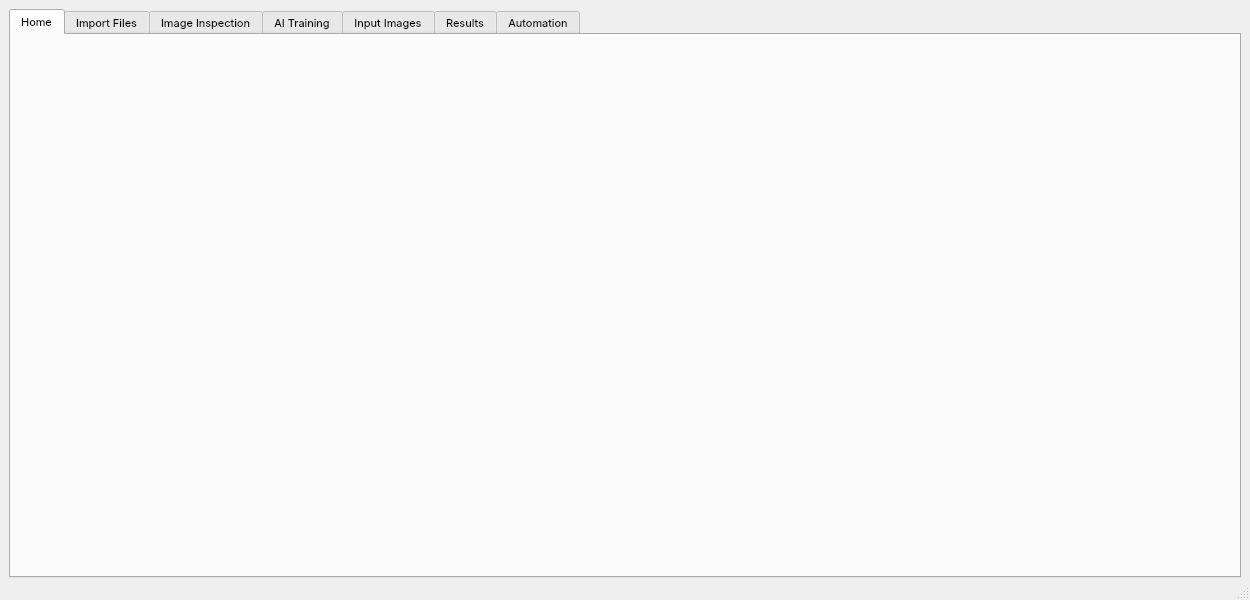
<?xml version="1.0" encoding="UTF-8"?>
<ui version="4.0">
 <class>MainWindow</class>
 <widget class="QMainWindow" name="MainWindow">
  <property name="geometry">
   <rect>
    <x>0</x>
    <y>0</y>
    <width>1250</width>
    <height>600</height>
   </rect>
  </property>
  <property name="minimumSize">
   <size>
    <width>1250</width>
    <height>600</height>
   </size>
  </property>
  <property name="windowTitle">
   <string>Rapid Classification AI Trainer</string>
  </property>
  <property name="windowIcon">
   <iconset resource="../Resources/UI_Icons.qrc">
    <normaloff>:/RCAIT.ico</normaloff>:/RCAIT.ico</iconset>
  </property>
  <property name="styleSheet">
      <string notr="true">QGroupBox {
          border: 2px solid rgb(218,218,218);
          border-radius: 10px;
          margin-top: 6px;
          }
          QGroupBox::title {
          subcontrol-origin: margin;
          left: 12px;
          padding: 0px 3px 0px 3px;
          }

          QScrollBar:horizontal
          {
          height: 15px;
          margin: 3px 15px 3px 15px;
          border: 1px transparent #2A2929;
          border-radius: 4px;
          background-color: #FAFAFA; /* white bg */
          }

          QScrollBar::handle:horizontal
          {
        background-color: #C2C2C2;      /* grey */
        min-width: 5px;
        border-radius: 4px;
    }

    QScrollBar::add-line:horizontal
    {
        margin: 0px 3px 0px 3px;
        border-image: url(:/UISymbols/UI_Triangle_Right.svg);
        width: 10px;
        height: 10px;
        subcontrol-position: right;
        subcontrol-origin: margin;
    }

    QScrollBar::sub-line:horizontal
    {
        margin: 0px 3px 0px 3px;
        border-image: url(:/UISymbols/UI_Triangle_Left.svg);
        height: 10px;
        width: 10px;
        subcontrol-position: left;
        subcontrol-origin: margin;
    }

    QScrollBar::add-line:horizontal:hover,QScrollBar::add-line:horizontal:on
    {
        border-image: url(:/UISymbols/UI_Triangle_Right.svg);
        height: 10px;
        width: 10px;
        subcontrol-position: right;
        subcontrol-origin: margin;
    }


    QScrollBar::sub-line:horizontal:hover, QScrollBar::sub-line:horizontal:on
    {
        border-image: url(:/UISymbols/UI_Triangle_Left.svg);
        height: 10px;
        width: 10px;
        subcontrol-position: left;
        subcontrol-origin: margin;
    }

    QScrollBar::up-arrow:horizontal, QScrollBar::down-arrow:horizontal
    {
        background: none;
    }


    QScrollBar::add-page:horizontal, QScrollBar::sub-page:horizontal
    {
        background: none;
    }

    QScrollBar:vertical
    {
        background-color: #FAFAFA;  /* white */
        width: 15px;
        margin: 15px 3px 15px 3px;
        border: 1px transparent #2A2929;
        border-radius: 4px;
    }

    QScrollBar::handle:vertical
    {
        background-color: #C2C2C2;         /* grey */
        min-height: 5px;
        border-radius: 4px;
    }

    QScrollBar::sub-line:vertical
    {
        margin: 3px 0px 3px 0px;
        border-image: url(:/UISymbols/UI_Triangle_Top.svg);
        height: 10px;
        width: 10px;
        subcontrol-position: top;
        subcontrol-origin: margin;
    }

    QScrollBar::add-line:vertical
    {
        margin: 3px 0px 3px 0px;
        border-image: url(:/UISymbols/UI_Triangle_Bottom.svg);
        height: 10px;
        width: 10px;
        subcontrol-position: bottom;
        subcontrol-origin: margin;
    }

    QScrollBar::sub-line:vertical:hover,QScrollBar::sub-line:vertical:on
    {
        border-image: url(:/UISymbols/UI_Triangle_Top.svg);
        height: 10px;
        width: 10px;
        subcontrol-position: top;
        subcontrol-origin: margin;
    }

    QScrollBar::add-line:vertical:hover, QScrollBar::add-line:vertical:on
    {
        border-image: url(:/UISymbols/UI_Triangle_Bottom.svg);
        height: 10px;
        width: 10px;
        subcontrol-position: bottom;
        subcontrol-origin: margin;
    }

    QScrollBar::up-arrow:vertical, QScrollBar::down-arrow:vertical
    {
        background: none;
    }

    QScrollBar::add-page:vertical, QScrollBar::sub-page:vertical
    {
        background: none;
    }</string>
  </property>
  <property name="iconSize">
   <size>
    <width>128</width>
    <height>128</height>
   </size>
  </property>
  <widget class="QWidget" name="centralwidget">
   <layout class="QGridLayout" name="gridLayout">
    <property name="bottomMargin">
     <number>0</number>
    </property>
    <item row="0" column="0">
     <widget class="CustomTabWidget" name="tabWidget">
      <property name="enabled">
       <bool>true</bool>
      </property>
      <property name="font">
       <font>
        <family>Inter</family>
        <pointsize>8</pointsize>
       </font>
      </property>
      <property name="autoFillBackground">
       <bool>false</bool>
      </property>
      <property name="tabPosition">
       <enum>QTabWidget::North</enum>
      </property>
      <property name="tabShape">
       <enum>QTabWidget::Rounded</enum>
      </property>
      <property name="currentIndex">
       <number>0</number>
      </property>
      <property name="iconSize">
       <size>
        <width>32</width>
        <height>55</height>
       </size>
      </property>
      <property name="elideMode">
       <enum>Qt::ElideMiddle</enum>
      </property>
      <property name="usesScrollButtons">
       <bool>false</bool>
      </property>
      <property name="documentMode">
       <bool>false</bool>
      </property>
      <widget class="StartWidget" name="tab_start">
       <attribute name="icon">
        <iconset resource="../Resources/UI_Icons.qrc">
         <normaloff>:/TabIcons/Filled/Tab_Start_Icon.svg</normaloff>:/TabIcons/Filled/Tab_Start_Icon.svg</iconset>
       </attribute>
       <attribute name="title">
        <string comment="tab_start_text">Home</string>
       </attribute>
      </widget>
      <widget class="ImportFilesWidget" name="tab_import">
       <property name="enabled">
        <bool>true</bool>
       </property>
       <attribute name="icon">
        <iconset resource="../Resources/UI_Icons.qrc">
         <normaloff>:/TabIcons/Filled/Tab_Crawler_Icon.svg</normaloff>:/TabIcons/Filled/Tab_Crawler_Icon.svg</iconset>
       </attribute>
       <attribute name="title">
        <string>Import Files</string>
       </attribute>
      </widget>
      <widget class="ImageInspectionWidget" name="tab_image_inspection">
       <attribute name="icon">
        <iconset resource="../Resources/UI_Icons.qrc">
         <normaloff>:/TabIcons/Filled/Tab_Input_Images_Icon.svg</normaloff>:/TabIcons/Filled/Tab_Input_Images_Icon.svg</iconset>
       </attribute>
       <attribute name="title">
        <string>Image Inspection</string>
       </attribute>
      </widget>
      <widget class="AITrainingWidget" name="tab_ai_training">
       <attribute name="icon">
        <iconset resource="../Resources/UI_Icons.qrc">
         <normaloff>:/TabIcons/Filled/Tab_Training_Images_Icon.svg</normaloff>:/TabIcons/Filled/Tab_Training_Images_Icon.svg</iconset>
       </attribute>
       <attribute name="title">
        <string>AI Training</string>
       </attribute>
      </widget>
      <widget class="InputImagesWidget" name="tab_inputimages">
       <attribute name="icon">
        <iconset resource="../Resources/UI_Icons.qrc">
         <normaloff>:/TabIcons/Filled/filter_black_24dp.svg</normaloff>:/TabIcons/Filled/filter_black_24dp.svg</iconset>
       </attribute>
       <attribute name="title">
        <string>Input Images</string>
       </attribute>
      </widget>
      <widget class="ResultsWidget" name="tab_results">
       <attribute name="icon">
        <iconset resource="../Resources/UI_Icons.qrc">
         <normaloff>:/TabIcons/Filled/Tab_Results_Icon.svg</normaloff>:/TabIcons/Filled/Tab_Results_Icon.svg</iconset>
       </attribute>
       <attribute name="title">
        <string>Results</string>
       </attribute>
      </widget>
      <widget class="AutomationWidget" name="tab_automation">
       <attribute name="icon">
        <iconset resource="../Resources/UI_Icons.qrc">
         <normaloff>:/TabIcons/Filled/batch_prediction_black_24dp.svg</normaloff>:/TabIcons/Filled/batch_prediction_black_24dp.svg</iconset>
       </attribute>
       <attribute name="title">
        <string>Automation</string>
       </attribute>
      </widget>
     </widget>
    </item>
   </layout>
  </widget>
  <widget class="QStatusBar" name="statusbar"/>
  <widget class="QMenuBar" name="menuBar">
   <property name="geometry">
    <rect>
     <x>0</x>
     <y>0</y>
     <width>1250</width>
     <height>21</height>
    </rect>
   </property>
  </widget>
 </widget>
 <customwidgets>
  <customwidget>
   <class>CustomTabWidget</class>
   <extends>QTabWidget</extends>
   <header>customtabwidget.h</header>
   <container>1</container>
  </customwidget>
  <customwidget>
   <class>InputImagesWidget</class>
   <extends>QWidget</extends>
   <header>inputimageswidget.h</header>
   <container>1</container>
  </customwidget>
  <customwidget>
   <class>ResultsWidget</class>
   <extends>QWidget</extends>
   <header>resultswidget.h</header>
   <container>1</container>
  </customwidget>
  <customwidget>
   <class>StartWidget</class>
   <extends>QWidget</extends>
   <header>startwidget.h</header>
   <container>1</container>
  </customwidget>
  <customwidget>
   <class>AITrainingWidget</class>
   <extends>QWidget</extends>
   <header>aitrainingwidget.h</header>
   <container>1</container>
  </customwidget>
  <customwidget>
   <class>ImportFilesWidget</class>
   <extends>QWidget</extends>
   <header>importfileswidget.h</header>
   <container>1</container>
  </customwidget>
  <customwidget>
   <class>AutomationWidget</class>
   <extends>QWidget</extends>
   <header>automationwidget.h</header>
   <container>1</container>
  </customwidget>
  <customwidget>
   <class>ImageInspectionWidget</class>
   <extends>QWidget</extends>
   <header location="global">imageinspectionwidget.h</header>
   <container>1</container>
  </customwidget>
 </customwidgets>
 <resources>
  <include location="../Resources/UI_Icons.qrc"/>
 </resources>
 <connections/>
</ui>
